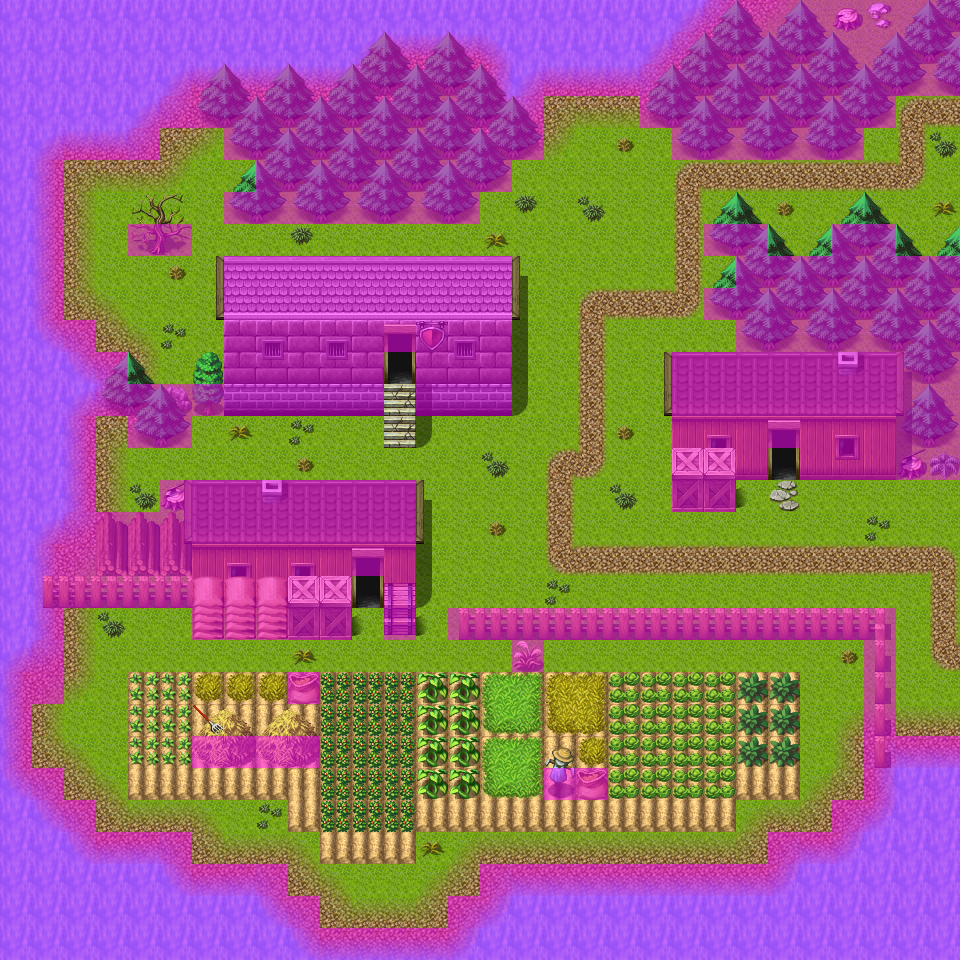

Below is a game level as drawn by its tile map, then a one-line description and the .tmx that defines it (tile-layer data replaced by summaries):
An orthogonal 30x30 tile map with 32x32 px tiles, 4 tile layers (Ground, Objects, Above, Walkable), 23 tilesets and 10 objects (5x mapchange, 5x spawn).

<map version="1.0" orientation="orthogonal" width="30" height="30" tilewidth="32" tileheight="32">
    <properties>
        <property name="outdoors" value="1" />
    </properties>
    <tileset firstgid="1" name="map_0" tilewidth="32" tileheight="32">
        <image source="../drawable/map_0.png" width="256" height="256" />
    </tileset>
    <tileset firstgid="65" name="map_6" tilewidth="32" tileheight="32">
        <image source="../drawable/map_6.png" width="256" height="256" />
    </tileset>
    <tileset firstgid="129" name="map_26" tilewidth="32" tileheight="32">
        <image source="../drawable/map_26.png" width="256" height="256" />
    </tileset>
    <tileset firstgid="193" name="map_7" tilewidth="32" tileheight="32">
        <image source="../drawable/map_7.png" width="256" height="256" />
    </tileset>
    <tileset firstgid="257" name="map_10" tilewidth="32" tileheight="32">
        <image source="../drawable/map_10.png" width="256" height="256" />
    </tileset>
    <tileset firstgid="321" name="map_29" tilewidth="32" tileheight="32">
        <image source="../drawable/map_29.png" width="256" height="256" />
    </tileset>
    <tileset firstgid="385" name="map_19" tilewidth="32" tileheight="32">
        <image source="../drawable/map_19.png" width="256" height="256" />
    </tileset>
    <tileset firstgid="449" name="map_12" tilewidth="32" tileheight="32">
        <image source="../drawable/map_12.png" width="256" height="256" />
    </tileset>
    <tileset firstgid="513" name="map_1" tilewidth="32" tileheight="32">
        <image source="../drawable/map_1.png" width="256" height="256" />
    </tileset>
    <tileset firstgid="577" name="map_5" tilewidth="32" tileheight="32">
        <image source="../drawable/map_5.png" width="256" height="256" />
    </tileset>
    <tileset firstgid="641" name="map_17" tilewidth="32" tileheight="32">
        <image source="../drawable/map_17.png" width="256" height="256" />
    </tileset>
    <tileset firstgid="705" name="map_28" tilewidth="32" tileheight="32">
        <image source="../drawable/map_28.png" width="256" height="256" />
    </tileset>
    <tileset firstgid="769" name="map_3" tilewidth="32" tileheight="32">
        <image source="../drawable/map_3.png" width="256" height="256" />
    </tileset>
    <tileset firstgid="833" name="map_4" tilewidth="32" tileheight="32">
        <image source="../drawable/map_4.png" width="256" height="256" />
    </tileset>
    <tileset firstgid="897" name="map_8" tilewidth="32" tileheight="32">
        <image source="../drawable/map_8.png" width="256" height="256" />
    </tileset>
    <tileset firstgid="961" name="map_38" tilewidth="32" tileheight="32">
        <image source="../drawable/map_38.png" width="256" height="256" />
    </tileset>
    <tileset firstgid="1025" name="map_33" tilewidth="32" tileheight="32">
        <image source="../drawable/map_33.png" width="256" height="256" />
    </tileset>
    <tileset firstgid="1089" name="map_42" tilewidth="32" tileheight="32">
        <image source="../drawable/map_42.png" width="256" height="256" />
    </tileset>
    <tileset firstgid="1153" name="map_9" tilewidth="32" tileheight="32">
        <image source="../drawable/map_9.png" width="256" height="256" />
    </tileset>
    <tileset firstgid="1217" name="map_35" tilewidth="32" tileheight="32">
        <image source="../drawable/map_35.png" width="256" height="256" />
    </tileset>
    <tileset firstgid="1281" name="map_20" tilewidth="32" tileheight="32">
        <image source="../drawable/map_20.png" width="256" height="256" />
    </tileset>
    <tileset firstgid="1345" name="map_27" tilewidth="32" tileheight="32">
        <image source="../drawable/map_27.png" width="256" height="256" />
    </tileset>
    <tileset firstgid="1409" name="map_2" tilewidth="32" tileheight="32">
        <image source="../drawable/map_2.png" width="256" height="256" />
    </tileset>
    <layer name="Ground" width="30" height="30">
        <data>[900 cells, 900 non-empty, 17 distinct tile ids]</data>
    </layer>
    <layer name="Objects" width="30" height="30">
        <data>[900 cells, 475 non-empty, 74 distinct tile ids]</data>
    </layer>
    <layer name="Above" width="30" height="30">
        <data>[900 cells, 92 non-empty, 25 distinct tile ids]</data>
    </layer>
    <layer name="Walkable" width="30" height="30">
        <data>[900 cells, 487 non-empty, 1 distinct tile ids]</data>
    </layer>
    <objectgroup name="Mapevents">
        <object name="east1" type="mapchange" x="928" y="480" width="32" height="256">
            <properties>
                <property name="map" value="remgard3" />
                <property name="place" value="west1" />
            </properties>
        </object>
        <object name="remgard_farmer3" type="mapchange" x="352" y="576" width="32" height="32">
            <properties>
                <property name="map" value="remgard_farmer3" />
                <property name="place" value="south" />
            </properties>
        </object>
        <object name="remgard_prison" type="mapchange" x="384" y="352" width="32" height="32">
            <properties>
                <property name="map" value="remgard_prison" />
                <property name="place" value="south" />
            </properties>
        </object>
        <object name="remgard_villager5" type="mapchange" x="768" y="448" width="32" height="32">
            <properties>
                <property name="map" value="remgard_villager5" />
                <property name="place" value="south" />
            </properties>
        </object>
        <object name="east2" type="mapchange" x="928" y="96" width="32" height="160">
            <properties>
                <property name="map" value="remgard3" />
                <property name="place" value="west2" />
            </properties>
        </object>
    </objectgroup>
    <objectgroup name="Spawn">
        <object name="remgard_villager3" type="spawn" x="480" y="96" width="384" height="256">
            <properties>
                <property name="spawngroup" value="remgard_villager3" />
            </properties>
        </object>
        <object name="remgard_villager8" type="spawn" x="448" y="352" width="320" height="256">
            <properties>
                <property name="spawngroup" value="remgard_villager8" />
            </properties>
        </object>
        <object name="remgard_farmer2" type="spawn" x="128" y="672" width="384" height="160">
            <properties>
                <property name="spawngroup" value="remgard_farmer2" />
            </properties>
        </object>
        <object name="fallhaven_farmer2" type="spawn" x="416" y="672" width="384" height="160">
            <properties>
                <property name="spawngroup" value="fallhaven_farmer2" />
            </properties>
        </object>
        <object name="almars" type="spawn" x="192" y="320" width="32" height="32">
            <properties>
                <property name="spawngroup" value="almars" />
            </properties>
        </object>
    </objectgroup>
    <objectgroup name="Keys" />
</map>
